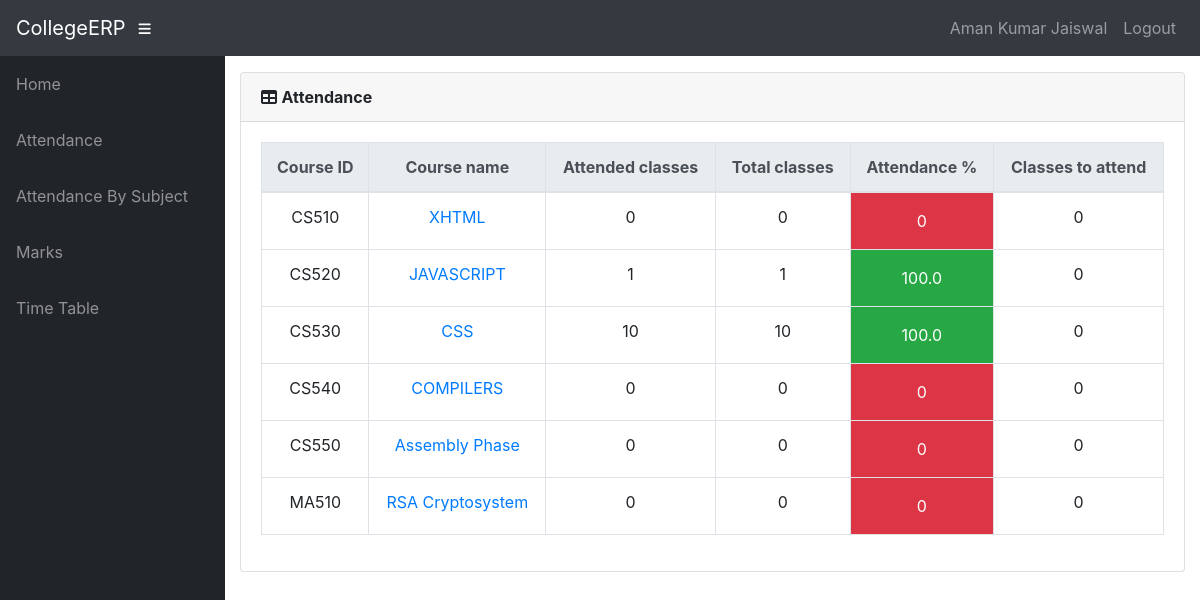
/info/student/CS08/attendance/ (signed in), run on the app's committed database.
### info/models.py (models this page shows, shortened)
class User(AbstractUser):
    @property
    def is_student(self):
        if hasattr(self, 'student'):
            return True
        return False

class Student(models.Model):
    user = models.OneToOneField(User, on_delete=models.CASCADE, null=True)
    class_id = models.ForeignKey(Class, on_delete=models.CASCADE, default=1)
    USN = models.CharField(primary_key='True', max_length=100)
    name = models.CharField(max_length=200)
    sex = models.CharField(max_length=50, choices=sex_choice, default='Male')
    DOB = models.DateField(default='1998-01-01')
    def __str__(self):
        return self.name

class AttendanceTotal(models.Model):
    course = models.ForeignKey(Course, on_delete=models.CASCADE)
    student = models.ForeignKey(Student, on_delete=models.CASCADE)
    class Meta:
        unique_together = (('student', 'course'),)
    @property
    def att_class(self):
        stud = Student.objects.get(name=self.student)
        cr = Course.objects.get(name=self.course)
        att_class = Attendance.objects.filter(course=cr, student=stud, status='True').count()
        return att_class
    @property
    def total_class(self):
        stud = Student.objects.get(name=self.student)
        cr = Course.objects.get(name=self.course)
        total_class = Attendance.objects.filter(course=cr, student=stud).count()
        return total_class
    @property
    def attendance(self):
        stud = Student.objects.get(name=self.student)
        cr = Course.objects.get(name=self.course)
        total_class = Attendance.objects.filter(course=cr, student=stud).count()
        att_class = Attendance.objects.filter(course=cr, student=stud, status='True').count()
        if total_class == 0:
            attendance = 0
        else:
            attendance = round(att_class / total_class * 100, 2)
        return attendance
    @property
    def classes_to_attend(self):
        stud = Student.objects.get(name=self.student)
        cr = Course.objects.get(name=self.course)
        total_class = Attendance.objects.filter(course=cr, student=stud).count()
        att_class = Attendance.objects.filter(course=cr, student=stud, status='True').count()
        cta = math.ceil((0.75 * total_class - att_class) / 0.25)
        if cta < 0:
            return 0
        return cta

class Course(models.Model):
    dept = models.ForeignKey(Dept, on_delete=models.CASCADE)
    id = models.CharField(primary_key='True', max_length=50)
    name = models.CharField(max_length=50)
    shortname = models.CharField(max_length=50, default='X')
    def __str__(self):
        return self.name

### info/views.py (the view)
# urls.py: path('student/<slug:stud_id>/attendance/', views.attendance, name='attendance'),
@login_required()
def attendance(request, stud_id):
    stud = Student.objects.get(USN=stud_id)
    ass_list = Assign.objects.filter(class_id_id=stud.class_id)
    att_list = []
    for ass in ass_list:
        try:
            a = AttendanceTotal.objects.get(student=stud, course=ass.course)
        except AttendanceTotal.DoesNotExist:
            a = AttendanceTotal(student=stud, course=ass.course)
            a.save()
        att_list.append(a)
    return render(request, 'info/attendance.html', {'att_list': att_list})

### info/templates/info/attendance.html
{% extends 'info/base.html' %}
    {% load static %}
    {% block content %}
                  <div class="card mb-3">
            <div class="card-header">
              <i class="fas fa-table"></i>
            <b>Attendance</b></div>
            <div class="card-body">
              <div class="table-responsive">
                <table class="table table-bordered text-center" id="dataTable" width="100%" cellspacing="0">
                  <thead class="thead-light ">
                    <tr>
                        <th>Course ID</th>
                        <th>Course name</th>
                        <th>Attended classes</th>
                        <th>Total classes</th>
                        <th>Attendance %</th>
                        <th>Classes to attend</th>
                    </tr>
                  </thead>
                  <tbody>
                    {% for a in att_list %}
                    <tr>
                        <td>{{ a.course_id }}</td>
                        <td><a href="{% url 'attendance_detail' a.student.USN a.course.id %}">{{a.course.name}}</a></td>
                        <td>{{ a.att_class }}</td>
                        <td>{{ a.total_class }}</td>
                        {% if a.attendance < 75 %}
                            <td class="p-3 mb-2 bg-danger text-white">{{ a.attendance }}</td>
                        {% else %}
                            <td class="p-3 mb-2 bg-success text-white">{{ a.attendance }}</td>
                        {% endif %}
                        <td>{{ a.classes_to_attend }}</td>
                    </tr>
                    {% empty %}
                            <p>student has no courses</p>
                    {% endfor %}
                  </tbody>
                </table>
              </div>
            </div>
          </div>
    {% endblock %}

### info/templates/info/base.html (shortened to what this page needs)
<!DOCTYPE html>
<html lang="en">
  <head>
      {% load static %}
    <link href="{% static '/info/bootstrap/vendor/bootstrap/css/bootstrap.min.css' %}" rel="stylesheet">
    <link href="{% static '/info/bootstrap/vendor/fontawesome-free/css/all.min.css' %}" rel="stylesheet" type="text/css">
    <link href="{% static '/info/bootstrap/vendor/datatables/dataTables.bootstrap4.css' %}" rel="stylesheet">
    <link href="{% static '/info/bootstrap/css/sb-admin.css' %}" rel="stylesheet">
  </head>
  <body id="page-top">
    <nav class="navbar navbar-expand navbar-dark bg-dark static-top">
      <a class="navbar-brand mr-1" href="{% url 'index' %}">CollegeERP</a>
      <button class="btn btn-link btn-sm text-white order-1 order-sm-0" id="sidebarToggle" href="#">
        <i class="fas fa-bars"></i>
      </button>
        <div class="collapse navbar-collapse" id="navbarResponsive">
          <ul class="navbar-nav ml-auto">
            <li class="nav-item">
                {% if request.user.is_student %}
                    <a class="nav-link text-capitalize">{{ request.user.student.name }}</a>
                {% elif request.user.is_teacher %}
                    <a class="nav-link text-capitalize">{{ request.user.teacher.name }}</a>
                {% endif %}
            </li>
            <li class="nav-item">
                <a class="nav-link" href="#" data-toggle="modal" data-target="#logoutModal">Logout</a>
            </li>
          </ul>
        </div>
    </nav>
    <div id="wrapper">
      <ul class="sidebar navbar-nav">
            <li class="nav-item">
              <a class="nav-link" href="{% url 'index' %}">
                <span>Home</span>
              </a>
            </li>
        {% if request.user.is_student %}
            <li class="nav-item">
              <a class="nav-link" href="{% url 'attendance' request.user.student.USN %}">
                <span>Attendance</span>
              </a>
            </li>
            <li class="nav-item">
              <a class="nav-link" href="{% url 'attendance' request.user.student.USN %}">
                <span>Attendance By Subject</span>
              </a>
            </li>
            <li class="nav-item">
              <a class="nav-link" href="{% url 'marks_list' request.user.student.USN %}">
                <span>Marks</span>
              </a>
            </li>
              <li class="nav-item">
              <a class="nav-link" href="{% url 'timetable' request.user.student.class_id_id %}">
                <span>Time Table</span>
              </a>
            </li>
        {% endif %}
      </ul>
      <div id="content-wrapper">
        <div class="container-fluid">
            {% block content %}
            {% endblock %}
        </div>
      </div>
    </div>
  </body>
</html>

### data on the page
User: user.student.name "Aman Kumar Jaiswal"
AttendanceTotal: course_id "CS510", course.name "XHTML", att_class "0", total_class "0", attendance "0", classes_to_attend "0"
AttendanceTotal: course_id "CS520", course.name "JAVASCRIPT", att_class "1", total_class "1", attendance "100.0", classes_to_attend "0"
AttendanceTotal: course_id "CS530", course.name "CSS", att_class "10", total_class "10", attendance "100.0", classes_to_attend "0"
AttendanceTotal: course_id "CS540", course.name "COMPILERS", att_class "0", total_class "0", attendance "0", classes_to_attend "0"
AttendanceTotal: course_id "CS550", course.name "Assembly Phase", att_class "0", total_class "0", attendance "0", classes_to_attend "0"
AttendanceTotal: course_id "MA510", course.name "RSA Cryptosystem", att_class "0", total_class "0", attendance "0", classes_to_attend "0"
